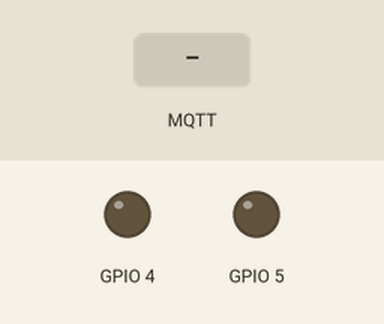
The sketch below on a simulated ESP8266 (NodeMCU). Shown: output pins drawn as LEDs (lit = HIGH). The inputs (shaded band) are chosen by the test bench. WiFi joins after 1.5 s; servers stay silent unless stated; random numbers use the default seed unless the sketch sets one; no MQTT or app messages arrive unless stated; what the sketch prints to the serial monitor is not drawn.

Above: at 2.7 s.
2.8 s: MQTT message "a" arrives on the first subscribed topic
At 3.9 s:
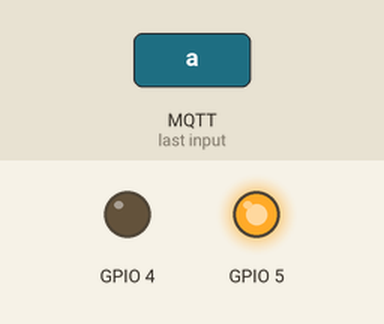
4.3 s: MQTT message "c" arrives on the first subscribed topic
At 5.0 s:
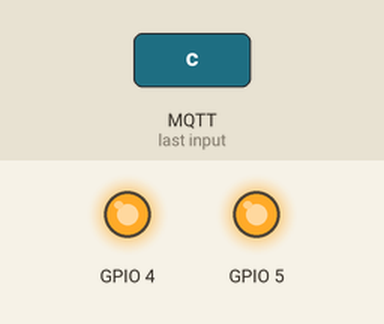
5.8 s: MQTT message "b" arrives on the first subscribed topic
At 6.1 s:
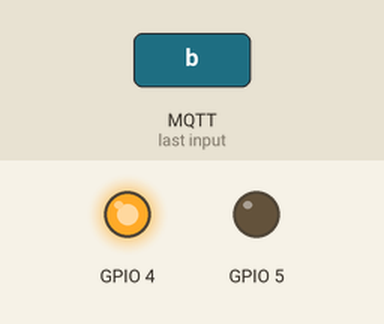
Timing chart, 0 to 8.8 s (numbered marks = the images above; inputs shaded):
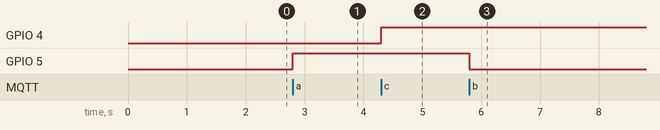

The sketch:

bat_tat_den.ino
```cpp
#include <ESP8266WiFi.h>
#include <PubSubClient.h>

const char* ssid = "Vozer MU Wibu";
const char* password = "1234@6789";

int sensorValue = 0;

#define MQTT_SERVER "broker.hivemq.com"
#define MQTT_PORT 1883
#define MQTT_USER "hoangvanan"
#define MQTT_PASSWORD "Anhan10052002"
#define MQTT_LDP_TOPIC "testtopic"

int current_ledState1 = LOW;
int last_ledState1 = LOW;
int current_ledState2 = LOW;
int last_ledState2 = LOW;

WiFiClient wifiClient;
PubSubClient client(wifiClient);

void setup_wifi() {
  Serial.println("Connecting to...");
  Serial.println(ssid);
  WiFi.begin(ssid, password);
  while (WiFi.status() != WL_CONNECTED) {
    delay(500);
    Serial.print(".");
  }
  randomSeed(micros());
  Serial.println("");
  Serial.println("WiFi connected!!!");
  Serial.print("IP address: ");
  Serial.println(WiFi.localIP());
}

void connect_to_broker() {
  while (!client.connected()) {
    Serial.print("Attempting MQTT connection...");
    String clientId = "testtopic";
    clientId += String(random(0xffff), HEX);
    if (client.connect(clientId.c_str(), MQTT_USER, MQTT_PASSWORD)) {
      Serial.println("MQTT connected");
      client.subscribe(MQTT_LDP_TOPIC);
    } else {
      Serial.print("failed, rc=");
      Serial.print(client.state());
      Serial.println(" try again in 2 seconds");
      delay(2000);
    }
  }
}

void callback(char* topic, byte *payload, unsigned int length) {
  Serial.println("-------new message from broker-----");
  Serial.print("topic: ");
  Serial.println(topic);
  Serial.print("message: ");
  Serial.write(payload, length);
  Serial.println();
  if (*payload == 'a') current_ledState1 = HIGH;
  if (*payload == 'b') current_ledState1 = LOW;
  if (*payload == 'c') current_ledState2 = HIGH;
  if (*payload == 'd') current_ledState2 = LOW;
}

void setup() {
  Serial.begin(115200);
  pinMode(5, OUTPUT);
  pinMode(4, OUTPUT);
  Serial.setTimeout(500);
  setup_wifi();
  client.setServer(MQTT_SERVER, MQTT_PORT);
  client.setCallback(callback);
  connect_to_broker();
}

void send_data() {
  sensorValue = analogRead(A0);
  String sensorValueStr = String(sensorValue); // Chuyển đổi sensorValue thành chuỗi
  client.publish(MQTT_LDP_TOPIC, sensorValueStr.c_str()); // Gửi chuỗi đi
  delay(2000);
}

void loop() {
  client.loop();
  if (!client.connected()) {
    connect_to_broker();
  }
  //digitalWrite(5, HIGH);
  if (last_ledState1 != current_ledState1) {
    last_ledState1 = current_ledState1;
    digitalWrite(5, current_ledState1);
    Serial.println(current_ledState1);
  }
  if (last_ledState2 != current_ledState2) {
    last_ledState2 = current_ledState2;
    digitalWrite(4, current_ledState2);
    Serial.println(current_ledState2);
  }
  //send_data();
}
```

Measured:
- after the input at 2.8 s, GPIO 5: LOW → HIGH at once
- after the input at 4.3 s, GPIO 4: LOW → HIGH at once
- after the input at 5.8 s, GPIO 5: HIGH → LOW at once
